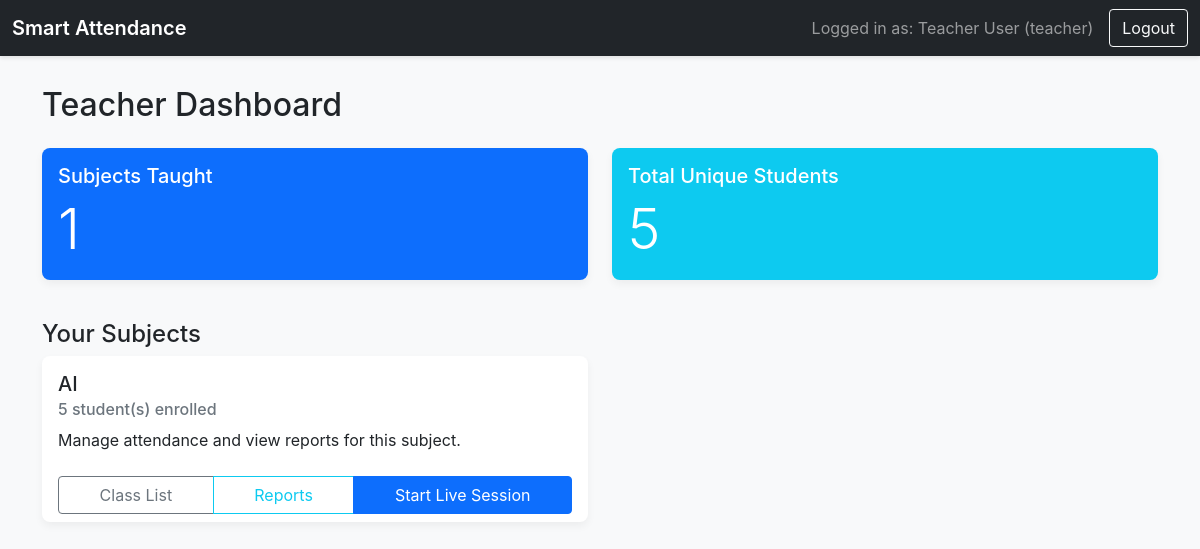
The page / (signed in) on the database as committed earlier.
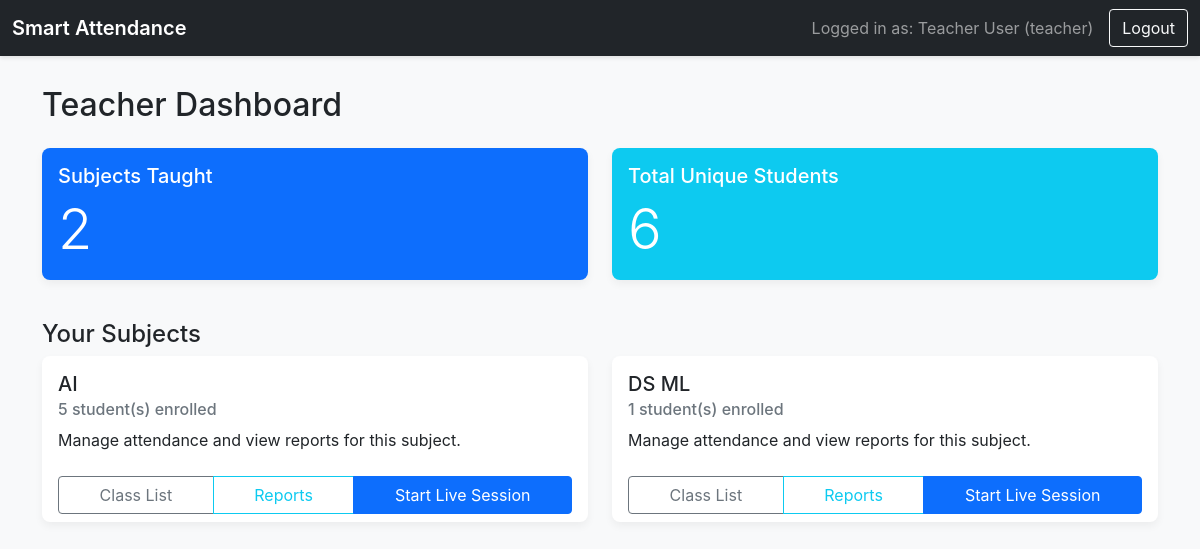
The same page on the database as committed later.
### tables this page shows
CREATE TABLE subjects (
        id INTEGER PRIMARY KEY AUTOINCREMENT,
        subject_name TEXT NOT NULL,
        teacher_id TEXT NOT NULL,
        FOREIGN KEY (teacher_id) REFERENCES users (user_id)
    );

### app.py (the view)
@app.route('/')
@login_required
def dashboard():
    if session['role'] == 'admin':
        stats = {'students': db.get_user_count_by_role('student'),
                 'teachers': db.get_user_count_by_role('teacher'),
                 'subjects': db.get_subject_count()}
        return render_template('admin_dashboard.html', stats=stats)
    elif session['role'] == 'teacher':
        teacher_id = session['user_id']
        subjects = db.get_subjects_for_teacher(teacher_id)
        stats = {
            'subject_count': len(subjects),
            'total_students': db.get_total_student_count_for_teacher(teacher_id)
        }
        return render_template('teacher_dashboard.html', subjects=subjects, stats=stats)
    else:
        return "Student Dashboard (Not Implemented Yet)"

### app.py (called while the page is built)
def login_required(f):
    @wraps(f)
    def decorated_function(*args, **kwargs):
        if 'user_id' not in session:
            return redirect(url_for('login'))
        return f(*args, **kwargs)
    return decorated_function

### database_manager.py (called while the page is built)
def get_db_connection():
    conn = sqlite3.connect(DATABASE)
    conn.row_factory = sqlite3.Row
    return conn

def get_subjects_for_teacher(teacher_id):
    conn = get_db_connection()
    query = """
    SELECT s.id, s.subject_name, COUNT(e.student_id) as student_count
    FROM subjects s
    LEFT JOIN enrollments e ON s.id = e.subject_id
    WHERE s.teacher_id = ?
    GROUP BY s.id
    ORDER BY s.subject_name
    """
    subjects = conn.cursor().execute(query, (teacher_id,)).fetchall()
    conn.close()
    return subjects

def get_total_student_count_for_teacher(teacher_id):
    conn = get_db_connection()
    count = conn.cursor().execute("""
        SELECT COUNT(DISTINCT e.student_id)
        FROM enrollments e
        JOIN subjects s ON e.subject_id = s.id
        WHERE s.teacher_id = ?
    """, (teacher_id,)).fetchone()[0]
    conn.close()
    return count

### templates/teacher_dashboard.html
{% extends "base.html" %}
{% block content %}
    <h2 class="mb-4">Teacher Dashboard</h2>
    <div class="row mb-4">
        <div class="col-md-6 mb-3">
            <div class="card text-white bg-primary">
                <div class="card-body">
                    <h5 class="card-title">Subjects Taught</h5>
                    <p class="card-text display-4">{{ stats.subject_count }}</p>
                </div>
            </div>
        </div>
        <div class="col-md-6 mb-3">
            <div class="card text-white bg-info">
                <div class="card-body">
                    <h5 class="card-title">Total Unique Students</h5>
                    <p class="card-text display-4">{{ stats.total_students }}</p>
                </div>
            </div>
        </div>
    </div>
    <h4>Your Subjects</h4>
    <div class="row">
        {% for subject in subjects %}
        <div class="col-lg-6 mb-4">
            <div class="card h-100">
                <div class="card-body">
                    <h5 class="card-title">{{ subject.subject_name }}</h5>
                    <h6 class="card-subtitle mb-2 text-muted">{{ subject.student_count }} student(s) enrolled</h6>
                    <p class="card-text">Manage attendance and view reports for this subject.</p>
                </div>
                <div class="card-footer bg-transparent border-0">
                    <div class="btn-group w-100">
                        <a href="{{ url_for('view_class_list', subject_id=subject.id) }}" class="btn btn-outline-secondary">Class List</a>
                        <a href="{{ url_for('historical_report', subject_id=subject.id) }}" class="btn btn-outline-info">Reports</a>
                        <a href="{{ url_for('attendance_session', subject_id=subject.id) }}" class="btn btn-primary">Start Live Session</a>
                    </div>
                </div>
            </div>
        </div>
        {% else %}
        <div class="col-12"><div class="alert alert-warning">You are not assigned to any subjects yet.</div></div>
        {% endfor %}
    </div>
{% endblock %}

Rows that differ between the two databases and show on the page:
added subjects: subject_name "DS ML", student_count "1"
Other text that changed with them:
{{ stats.subject_count }}: "1" → "2"
{{ stats.total_students }}: "5" → "6"
